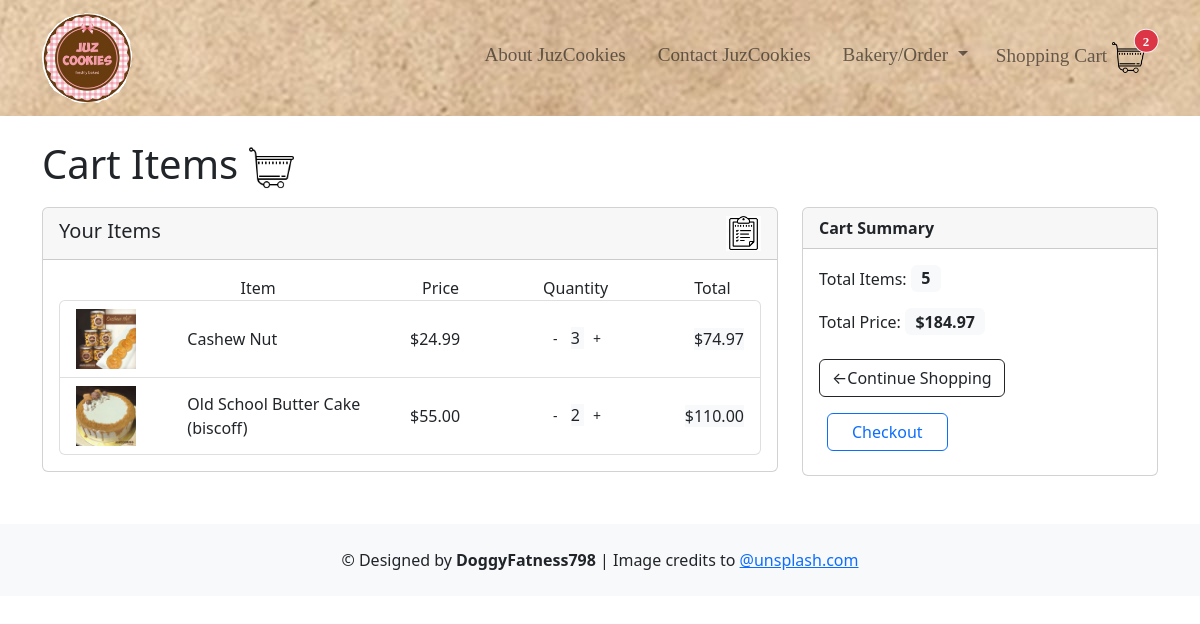
Screenshot of /cart/items/ (signed in) with the database file from the repository.
### cart/models.py (models this page shows)
class Order(models.Model):
    cake = models.ForeignKey(Cakes, on_delete=models.SET_NULL,null=True, blank=True)
    pastry = models.ForeignKey(Pastries, on_delete=models.SET_NULL, null=True, blank=True)
    quantity = models.IntegerField(default=0, null=True, blank=True)

### bakery/models.py (models this page shows, shortened)
class Pastries(models.Model):
    title = models.CharField(max_length=40)
    image = models.ImageField(upload_to='mainpage/aboutuspics')
    price = models.DecimalField(max_digits=10, decimal_places=2)
    description = models.CharField(blank=True, max_length=50)
    modal_description = models.TextField(blank=True)
    new = models.BooleanField()
    bestseller = models.BooleanField()
    sold_out = models.BooleanField()

class Cakes(models.Model):
    title = models.CharField(max_length=40)
    image = models.ImageField(upload_to='mainpage/aboutuspics')
    price = models.DecimalField(max_digits=10, decimal_places=2)
    description = models.CharField(blank=True, max_length=50)
    modal_description = models.TextField(blank=True)
    new = models.BooleanField()
    bestseller = models.BooleanField()
    sold_out = models.BooleanField()

### cart/views.py (the view, shortened to what this page needs)
# urls.py: path('items/', views.items, name="items"),
def items(request):
    if request.method == "GET":
        if request.user.is_authenticated:
            orders = Order.objects.all()
            return render(request, 'cart.html', {'orders': orders})
        else:
            orders = request.session.get('cart', {})
            return render(request, 'cart.html', {'orders': orders})

### cart/context_processors/cart_items.py (called while the page is built)
def cart_count(request):
    if request.user.is_authenticated:
        items_count = Order.objects.all().count()
    else:
        items_count = 0
        cart = request.session.get('cart', {})
        for count in cart:
            items_count += 1
    return {'cart_count': items_count}

### cart/templates/cart.html (shortened to what this page needs)
{% extends 'layout.html' %}
{% block static %}
    {% load static %}
    <link rel="stylesheet" href="{% static 'css/cart.css' %}">
{% endblock %}
{% block content %}
<div class="container cart-container">
    <h1 class="mt-4 mb-3">
        {% load static %}
        Cart Items
        <img src="{% static 'images/cart.png' %}" width="45px" class="mr-2">
    </h1>
    <div class="row">
      <div class="col-lg-8">
        <div class="card mb-4">
          <div class="card-header  fs-5">
            Your Items
            <img src="{% static 'images/list_icon.gif' %}" width="35px" class="mr-2" style="float: right;">
          </div>
          <div class="card-body">
            <div class="row inner-cart-header">
                <div class="col-3"></div>
                <div class="col-3">Item</div>
                <div class="col-2">Price</div>
                <div class="col-2">Quantity</div>
                <div class="col-2 text-center">Total</div>
            </div>
            <ul class="list-group">
            {% if user.is_authenticated %}
                {% if orders %}
                    {% for order in orders %}
                        {% if order.cake %}
                            <li class="list-group-item d-flex align-items-center text-center item-index">
                                <div class="col-2 text-start"><img src="/media/{{ order.cake.image }}" width="60px"></div>
                                <div class="col-4 text-start">{{ order.cake.title }}</div>
                                <div class="col-2 text-start">$<span class="item-price">{{ order.cake.price }}</span></div>
                                <div class="col-2 responsive-quantity-value">
                                    <button class="btn btn-sm quantity-down" style="vertical-align: baseline;">-</button>
                                    <span class="bg-light quantity-bought">
                                        {{ order.quantity }}
                                    </span>
                                    <button class="btn btn-sm quantity-up" style="vertical-align: baseline;">+</button>
                                </div>
                                <div class="col-2 text-end"><span class="bg-light total-amount">Total</span></div>
                            </li>
                        {% elif order.pastry %}
                        <li class="list-group-item d-flex align-items-center text-center item-index">
                            <div class="col-2 text-start"><img src="/media/{{ order.pastry.image }}" width="60px"></div>
                            <div class="col-4 text-start">{{ order.pastry.title }}</div>
                            <div class="col-2 text-start">$<span class="item-price">{{ order.pastry.price }}</span></div>
                            <div class="col-2 responsive-quantity-value">
                                <button class="btn btn-sm quantity-down" style="vertical-align: baseline;">-</button>
                                <span class="bg-light quantity-bought">
                                    {{ order.quantity }}
                                </span>
                                <button class="btn btn-sm quantity-up" style="vertical-align: baseline;">+</button>
                            </div>
                            <div class="col-2 text-end"><span class="bg-light total-amount">Total</span></div>
                        </li>
                        {% endif %}
                    {% endfor %}
                {% else %}
                <hr>
                    <h3 class="text-center">No Orders Yet</h3>
                {% endif %}
            {% endif %}
            </ul>
          </div>
        </div>
      </div>
      <div class="col-lg-4">
        <div class="card mb-4">
          <div class="card-header fw-bold">
            Cart Summary
          </div>
          <div class="card-body">
            <p>Total Items:
                <span class="badge bg-light text-reset fs-6 total-quantity"></span>
            </p>
            <p>Total Price:
                <span class="badge bg-light text-reset fs-6 total-price"></span>
            </p>
            <a href="{% url 'pastries' %}" class="btn btn-outline-dark my-2">&#x2190;Continue Shopping</a>
            <a href="#" class="btn btn-outline-primary m-2 px-4 btn-checkout">Checkout</a>
          </div>
        </div>
      </div>
    </div>
  </div>
{% endblock %}

### rows the page displays
Order: pastry.image (picture), pastry "Cashew Nut", pastry.price "24.99", quantity "3"
Order: cake.image (picture), cake "Old School Butter Cake (biscoff)", cake.price "55.00", quantity "2"

### other values shown
{{ cart_count }} "2"
